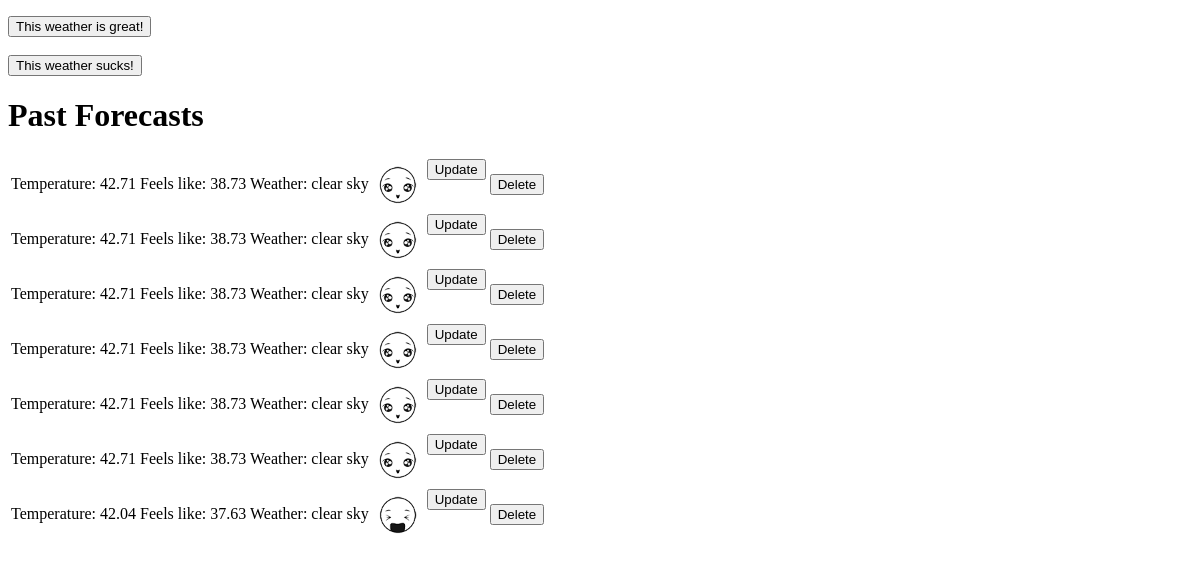
The page / on the database its author committed.
### app.py (models this page shows, shortened)
class Forecast(db.Model):
    id = db.Column(db.Integer, primary_key=True)
    coord_lon = db.Column(db.Float)
    coord_lat = db.Column(db.Float)
    positive = db.Column(db.Boolean)
    weather_id = db.Column(db.Integer)
    weather_main = db.Column(db.String(200))
    weather_description = db.Column(db.String(200))
    weather_icon = db.Column(db.String(200))
    base = db.Column(db.String(200))
    main_temp = db.Column(db.Float)
    main_feels_like = db.Column(db.Float)
    main_temp_min = db.Column(db.Float)
    main_temp_max = db.Column(db.Float)
    main_pressure = db.Column(db.Integer)
    main_humidity = db.Column(db.Integer)
    main_sea_level = db.Column(db.Integer)
    main_grnd_level = db.Column(db.Integer)
    visibility = db.Column(db.Integer)
    wind_speed = db.Column(db.Float)
    wind_deg = db.Column(db.Integer)
    clouds_all = db.Column(db.Integer)
    rain_1h = db.Column(db.Float)
    rain_3h = db.Column(db.Float)
    snow_1h = db.Column(db.Float)
    snow_3h = db.Column(db.Float)
    dt = db.Column(db.Integer)
    sys_type = db.Column(db.Integer)
    sys_id = db.Column(db.Integer)
    sys_message = db.Column(db.String(200))
    sys_country = db.Column(db.String(200))
    sys_sunrise = db.Column(db.Integer)
    sys_sunset = db.Column(db.Integer)
    timezone = db.Column(db.Integer)
    name = db.Column(db.String(200))
    cod = db.Column(db.Integer)

### app.py (the view, shortened to what this page needs)
@app.route("/", methods=["GET","POST"])
def home():
    forecasts = Forecast.query.all()
    return render_template("home.html", forecasts=forecasts, f=Forecast)

### templates/home.html (shortened to what this page needs)
<!DOCTYPE html>
<html>
    <body onload="getLocation()">
        <form method="POST" action="/">
            <input type="submit" value="This weather is great!">
        </form>
        <form method="POST" action="/">
            <input type="submit" value="This weather sucks!">
        </form>
        <h1>Past Forecasts</h1>
        <table>
            {% for forecast in forecasts %}
                <tr>
                    <td><p>Temperature: {{forecast.main_temp}} Feels like: {{forecast.main_feels_like}} Weather: {{forecast.weather_description}}</p></td>
                    <td>
                        <form method="POST" action="./update">
                            <label class="tog">
                                <span>Button Play Pause</span>
                            </label>
                            <input type="submit" value="Update">
                        </form>
                    </td>
                    <td>
                        <form method="POST" action="./delete">
                            <input type="submit" value="Delete">
                        </form>
                    </td>
                </tr>
            {% endfor %}
        </table>
    </body>
</html>

### templates/home.html (style rules this page uses)
label.tog > input + span { text-indent: -9000px; display: inline-block; width: 50px; height: 50px; background: center / contain no-repeat url("/static/sad.png"); }
label.tog > input:checked + span { background-image: url("/static/happy.png"); }

### rows shown on the page
Forecast: main_temp "42.71", main_feels_like "38.73", weather_description "clear sky"
Forecast: main_temp "42.71", main_feels_like "38.73", weather_description "clear sky"
Forecast: main_temp "42.71", main_feels_like "38.73", weather_description "clear sky"
Forecast: main_temp "42.71", main_feels_like "38.73", weather_description "clear sky"
Forecast: main_temp "42.71", main_feels_like "38.73", weather_description "clear sky"
Forecast: main_temp "42.71", main_feels_like "38.73", weather_description "clear sky"
Forecast: main_temp "42.04", main_feels_like "37.63", weather_description "clear sky"
